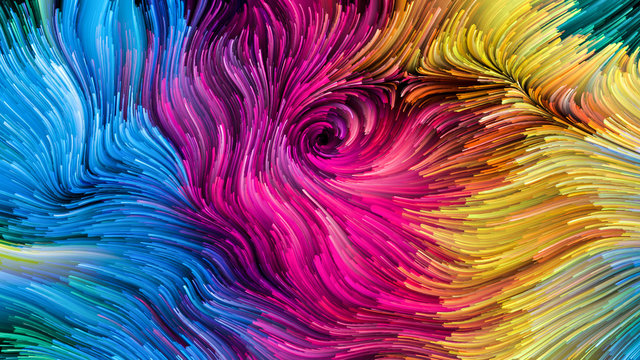
#> input picture colorful.jpg, 640 x 360 px, given in place of the camera
$ python color.py
#> lines starting #> are read from the running program, lines starting #| are printed output that depends on the picture; after the words box and inside, x2 and y2 are one past the last pixel; in counts of white or black regions, pixels touching at a corner belong together
import numpy as np
import cv2

cap = cv2.VideoCapture(0)

while True:
    _, frame = cap.read()
#> frame is the input picture: shape (360, 640, 3); mean B, G, R 115.5, 92, 123.1
    # Convert BGR to HSV
    hsv = cv2.cvtColor(frame, cv2.COLOR_BGR2HSV)
#> hsv: shape (360, 640, 3); mean H, S, V 97.9, 199.9, 173.1
    # define range of blue color in HSV
    lower_blue = np.array([100,50,50])
    upper_blue = np.array([130,255,255])
    # Threshold the HSV image to get only blue colors
    mask = cv2.inRange (hsv, lower_blue, upper_blue)
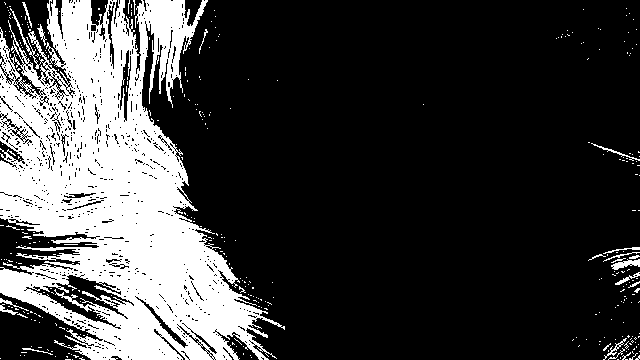
#> mask: shape (360, 640); 24.2% white; 338 white regions (319 under 20 px)
    bluecnts = cv2.findContours(mask.copy(),
                              cv2.RETR_EXTERNAL,
                              cv2.CHAIN_APPROX_SIMPLE)[-2]
#> bluecnts = 320 contours, 310 with area under 20; largest, box (x1, y1, x2, y2) and area: (0, 0, 285, 360) 58351, (611, 259, 640, 270) 131, (603, 338, 627, 360) 52, (615, 272, 640, 285) 50, (37, 24, 47, 46) 42

    if len(bluecnts)>0:
        blue_area = max(bluecnts, key=cv2.contourArea)
#> blue_area = contour of 2538 points, box (x1, y1, x2, y2) (0, 0, 285, 360), area 58351
        (xg,yg,wg,hg) = cv2.boundingRect(blue_area)
#> xg = 0; yg = 0; wg = 285; hg = 360
        cv2.rectangle(frame,(xg,yg),(xg+wg, yg+hg),(0,255,0),2)
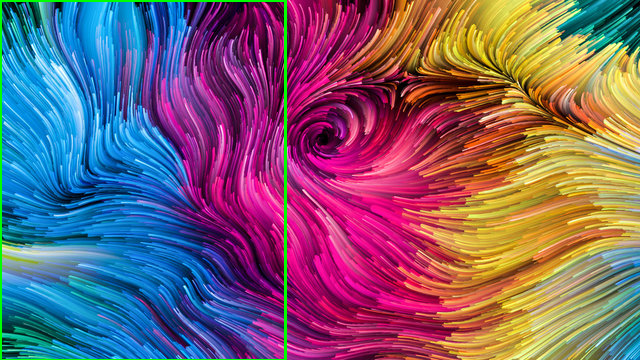
#> frame: shape (360, 640, 3); 1.15% of pixels changed, all inside (x1, y1, x2, y2) = (0, 0, 287, 360)

    cv2.imshow('frame',frame)

    k = cv2.waitKey(5)
#> (key Esc is pressed here)
    if k == 27:
        break

cap.release()
cv2.destroyAllWindows()
